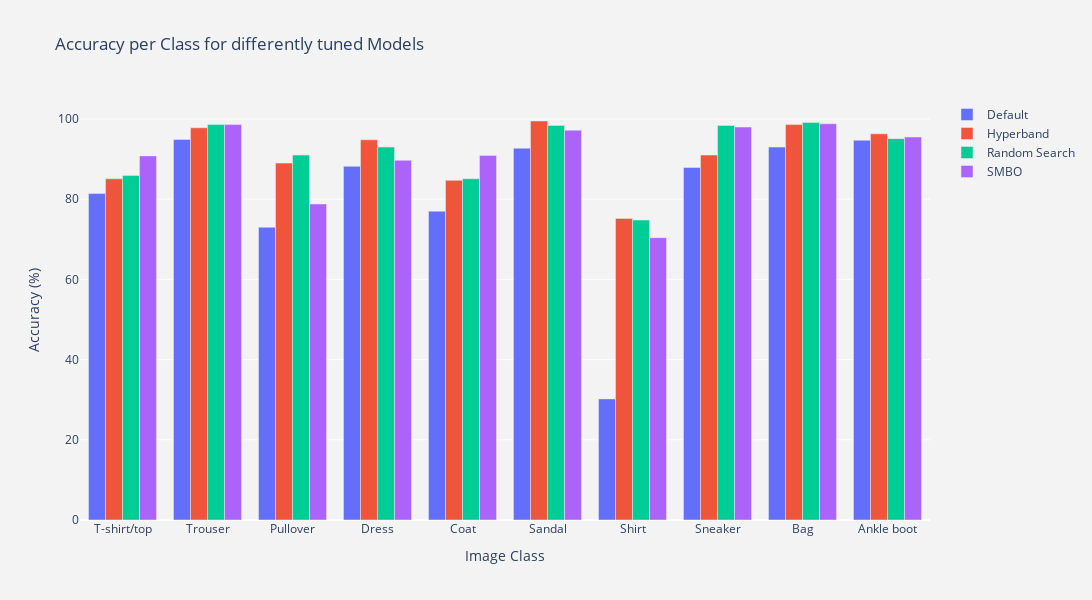

Source (notebook cell):
### Code cell
fig = go.Figure()

fig.add_trace(go.Bar(
    x=class_names,
    y=default_accuracy_per_class,
    name='Default',
    #marker_color=colors[0]
))

fig.add_trace(go.Bar(
    x=class_names,
    y=e6_accuracy_per_class,
    name='Hyperband',
    #marker_color=colors[1]
))

fig.add_trace(go.Bar(
    x=class_names,
    y=e7_accuracy_per_class,
    name='Random Search',
    #marker_color=colors[2]
))

fig.add_trace(go.Bar(
    x=class_names,
    y=e8_accuracy_per_class,
    name='SMBO',
    #marker_color=colors[3]
))

fig.update_layout(
    title='Accuracy per Class for differently tuned Models',
    xaxis_title='Image Class',
    yaxis_title='Accuracy (%)',
    barmode='group',
    width=1200,
    height=600,
    showlegend=True,
    paper_bgcolor='rgb(243, 243, 243)',
    plot_bgcolor='rgb(243, 243, 243)',
)

fig.show()

### Figure 1 — Plotly figure (JSON) as saved in the notebook; plotly's stock layout.template omitted (floating-point values rounded to 4 significant figures)
{"data": [{"name": "Default", "type": "bar", "x": ["T-shirt/top", "Trouser", "Pullover", "Dress", "Coat", "Sandal", "Shirt", "Sneaker", "Bag", "Ankle boot"], "y": [81.4, 94.9, 73, 88.2, 77, 92.7, 30.2, 87.9, 93, 94.7]}, {"name": "Hyperband", "type": "bar", "x": ["T-shirt/top", "Trouser", "Pullover", "Dress", "Coat", "Sandal", "Shirt", "Sneaker", "Bag", "Ankle boot"], "y": [85.1, 97.8, 89, 94.8, 84.7, 99.5, 75.2, 91, 98.6, 96.3]}, {"name": "Random Search", "type": "bar", "x": ["T-shirt/top", "Trouser", "Pullover", "Dress", "Coat", "Sandal", "Shirt", "Sneaker", "Bag", "Ankle boot"], "y": [85.9, 98.6, 91, 93, 85.1, 98.4, 74.8, 98.4, 99.1, 95.1]}, {"name": "SMBO", "type": "bar", "x": ["T-shirt/top", "Trouser", "Pullover", "Dress", "Coat", "Sandal", "Shirt", "Sneaker", "Bag", "Ankle boot"], "y": [90.8, 98.6, 78.8, 89.7, 90.9, 97.2, 70.4, 98, 98.8, 95.5]}], "layout": {"barmode": "group", "height": 600, "paper_bgcolor": "rgb(243, 243, 243)", "plot_bgcolor": "rgb(243, 243, 243)", "showlegend": true, "title": {"text": "Accuracy per Class for differently tuned Models"}, "width": 1200, "xaxis": {"title": {"text": "Image Class"}}, "yaxis": {"title": {"text": "Accuracy (%)"}}}}
